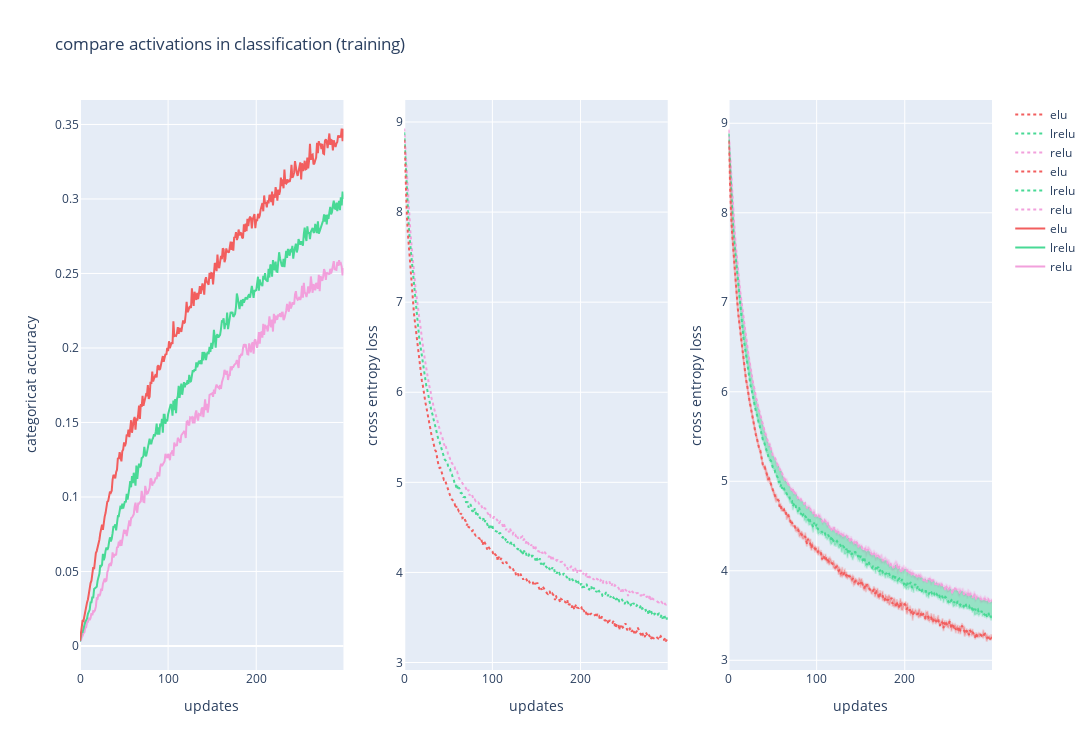

Notebook cell for this chart:
### Code cell
fig = make_subplots(rows=1, cols=3)

fig.add_trace(go.Scatter(x=x_,
                         y=test_3_acc['relu acc'],
                         line=dict(color='rgb(242, 160, 220)'),
                         mode='lines',
                         name='relu'
                         ),
              row=1, col=1
              )

fig.add_trace(go.Scatter(x=x_,
                         y=test_3_acc['lrelu acc'],
                         line=dict(color='rgb(72, 217, 149)'),
                         mode='lines',
                         name='lrelu'
                         ),
              row=1, col=1
              )

fig.add_trace(go.Scatter(x=x_,
                         y=test_3_acc['elu acc'],
                         line=dict(color='rgb(242, 94, 94)'),
                         mode='lines',
                         name='elu'
                         ),
              row=1, col=1
              )

fig.add_trace(go.Scatter(x=x_,
                         y=test_3_loss['relu loss'],
                         line=dict(color='rgb(242, 160, 220)', dash='dot'),
                         mode='lines',
                         name='relu'
                         ),
              row=1, col=2
              )

fig.add_trace(go.Scatter(x=x_,
                         y=test_3_loss['lrelu loss'],
                         line=dict(color='rgb(72, 217, 149)', dash='dot'),
                         mode='lines',
                         name='lrelu'
                         ),
              row=1, col=2
              )

fig.add_trace(go.Scatter(x=x_,
                         y=test_3_loss['elu loss'],
                         line=dict(color='rgb(242, 94, 94)', dash='dot'),
                         mode='lines',
                         name='elu'
                         ),
              row=1, col=2
              )

fig.add_trace(go.Scatter(x=x_,
                         y=test_3_loss['relu loss'] + test_3_loss_std['relu loss'],
                         fill=None,
                         mode='lines',
                         line_color='rgba(242, 160, 220,0.2)',
                         hoverinfo="skip",
                         showlegend=False),
              row=1, col=3
              )

fig.add_trace(go.Scatter(x=x_,
                         y=test_3_loss['relu loss'] - test_3_loss_std['relu loss'],
                         fill='tonexty',  # fill area between trace0 and trace1
                         mode='lines',
                         line_color='rgba(242, 160, 220,0.2)',
                         hoverinfo="skip",
                         showlegend=False),
              row=1, col=3
              )

fig.add_trace(go.Scatter(x=x_,
                         y=test_3_loss['relu loss'],
                         line=dict(color='rgb(242, 160, 220)', dash='dot'),
                         mode='lines',
                         name='relu'
                         ),
              row=1, col=3
              )

fig.add_trace(go.Scatter(x=x_,
                         y=test_3_loss['lrelu loss'] - test_3_loss_std['lrelu loss'],
                         fill='tonexty',  # fill area between trace0 and trace1
                         mode='lines',
                         line_color='rgba(72, 217, 149,0.2)',
                         hoverinfo="skip",
                         showlegend=False),
              row=1, col=3
              )

fig.add_trace(go.Scatter(x=x_,
                         y=test_3_loss['lrelu loss'],
                         line=dict(color='rgb(72, 217, 149)', dash='dot'),
                         mode='lines',
                         name='lrelu'
                         ),
              row=1, col=3
              )

fig.add_trace(go.Scatter(x=x_,
                         y=test_3_loss['elu loss'] + test_3_loss_std['elu loss'],
                         fill=None,
                         mode='lines',
                         line_color='rgba(242, 94, 94, 0.2)',
                         hoverinfo="skip",
                         showlegend=False),
              row=1, col=3
              )

fig.add_trace(go.Scatter(x=x_,
                         y=test_3_loss['elu loss'] - test_3_loss_std['elu loss'],
                         fill='tonexty',  # fill area between trace0 and trace1
                         mode='lines',
                         line_color='rgba(242, 94, 94, 0.2)',
                         hoverinfo="skip",
                         showlegend=False),
              row=1, col=3
              )

fig.add_trace(go.Scatter(x=x_,
                         y=test_3_loss['elu loss'],
                         line=dict(color='rgb(242, 94, 94)', dash='dot'),
                         mode='lines',
                         name='elu'
                         ),
              row=1, col=3
              )

fig.update_layout(height=750, width=3600, title_text="compare activations in classification (training)")

fig.update_xaxes(title_text="updates", row=1, col=1)
fig.update_xaxes(title_text="updates", row=1, col=2)
fig.update_xaxes(title_text="updates", row=1, col=3)
fig.update_yaxes(title_text="categoricat accuracy", row=1, col=1)
fig.update_yaxes(title_text="cross entropy loss", row=1, col=2)
fig.update_yaxes(title_text="cross entropy loss", row=1, col=3)

fig.write_html('../../../images/activation/elus/test-3-activation-comp-1.html')
fig.write_image('../../../images/activation/elus/test-3-activation-comp-1.jpg')

fig.show()

### Figure 1 — Plotly figure (JSON) as saved in the notebook; plotly's stock layout.template omitted (floating-point values rounded to 4 significant figures; data arrays with more than 128 entries replaced by an {"elided": "..."} marker saying what was removed)
{"data": [{"line": {"color": "rgb(242, 160, 220)"}, "mode": "lines", "name": "relu", "x": {"elided": "300 int values"}, "y": {"elided": "300 float values"}, "type": "scatter", "xaxis": "x", "yaxis": "y"}, {"line": {"color": "rgb(72, 217, 149)"}, "mode": "lines", "name": "lrelu", "x": {"elided": "300 int values"}, "y": {"elided": "300 float values"}, "type": "scatter", "xaxis": "x", "yaxis": "y"}, {"line": {"color": "rgb(242, 94, 94)"}, "mode": "lines", "name": "elu", "x": {"elided": "300 int values"}, "y": {"elided": "300 float values"}, "type": "scatter", "xaxis": "x", "yaxis": "y"}, {"line": {"color": "rgb(242, 160, 220)", "dash": "dot"}, "mode": "lines", "name": "relu", "x": {"elided": "300 int values"}, "y": {"elided": "300 float values"}, "type": "scatter", "xaxis": "x2", "yaxis": "y2"}, {"line": {"color": "rgb(72, 217, 149)", "dash": "dot"}, "mode": "lines", "name": "lrelu", "x": {"elided": "300 int values"}, "y": {"elided": "300 float values"}, "type": "scatter", "xaxis": "x2", "yaxis": "y2"}, {"line": {"color": "rgb(242, 94, 94)", "dash": "dot"}, "mode": "lines", "name": "elu", "x": {"elided": "300 int values"}, "y": {"elided": "300 float values"}, "type": "scatter", "xaxis": "x2", "yaxis": "y2"}, {"hoverinfo": "skip", "line": {"color": "rgba(242, 160, 220,0.2)"}, "mode": "lines", "showlegend": false, "x": {"elided": "300 int values"}, "y": {"elided": "300 float values"}, "type": "scatter", "xaxis": "x3", "yaxis": "y3"}, {"fill": "tonexty", "hoverinfo": "skip", "line": {"color": "rgba(242, 160, 220,0.2)"}, "mode": "lines", "showlegend": false, "x": {"elided": "300 int values"}, "y": {"elided": "300 float values"}, "type": "scatter", "xaxis": "x3", "yaxis": "y3"}, {"line": {"color": "rgb(242, 160, 220)", "dash": "dot"}, "mode": "lines", "name": "relu", "x": {"elided": "300 int values"}, "y": {"elided": "300 float values"}, "type": "scatter", "xaxis": "x3", "yaxis": "y3"}, {"fill": "tonexty", "hoverinfo": "skip", "line": {"color": "rgba(72, 217, 149,0.2)"}, "mode": "lines", "showlegend": false, "x": {"elided": "300 int values"}, "y": {"elided": "300 float values"}, "type": "scatter", "xaxis": "x3", "yaxis": "y3"}, {"line": {"color": "rgb(72, 217, 149)", "dash": "dot"}, "mode": "lines", "name": "lrelu", "x": {"elided": "300 int values"}, "y": {"elided": "300 float values"}, "type": "scatter", "xaxis": "x3", "yaxis": "y3"}, {"hoverinfo": "skip", "line": {"color": "rgba(242, 94, 94, 0.2)"}, "mode": "lines", "showlegend": false, "x": {"elided": "300 int values"}, "y": {"elided": "300 float values"}, "type": "scatter", "xaxis": "x3", "yaxis": "y3"}, {"fill": "tonexty", "hoverinfo": "skip", "line": {"color": "rgba(242, 94, 94, 0.2)"}, "mode": "lines", "showlegend": false, "x": {"elided": "300 int values"}, "y": {"elided": "300 float values"}, "type": "scatter", "xaxis": "x3", "yaxis": "y3"}, {"line": {"color": "rgb(242, 94, 94)", "dash": "dot"}, "mode": "lines", "name": "elu", "x": {"elided": "300 int values"}, "y": {"elided": "300 float values"}, "type": "scatter", "xaxis": "x3", "yaxis": "y3"}], "layout": {"xaxis": {"anchor": "y", "domain": [0.0, 0.2889], "title": {"text": "updates"}}, "yaxis": {"anchor": "x", "domain": [0.0, 1.0], "title": {"text": "categoricat accuracy"}}, "xaxis2": {"anchor": "y2", "domain": [0.3556, 0.6444], "title": {"text": "updates"}}, "yaxis2": {"anchor": "x2", "domain": [0.0, 1.0], "title": {"text": "cross entropy loss"}}, "xaxis3": {"anchor": "y3", "domain": [0.7111, 1.0], "title": {"text": "updates"}}, "yaxis3": {"anchor": "x3", "domain": [0.0, 1.0], "title": {"text": "cross entropy loss"}}, "title": {"text": "compare activations in classification (training)"}, "height": 750, "width": 3600}}
